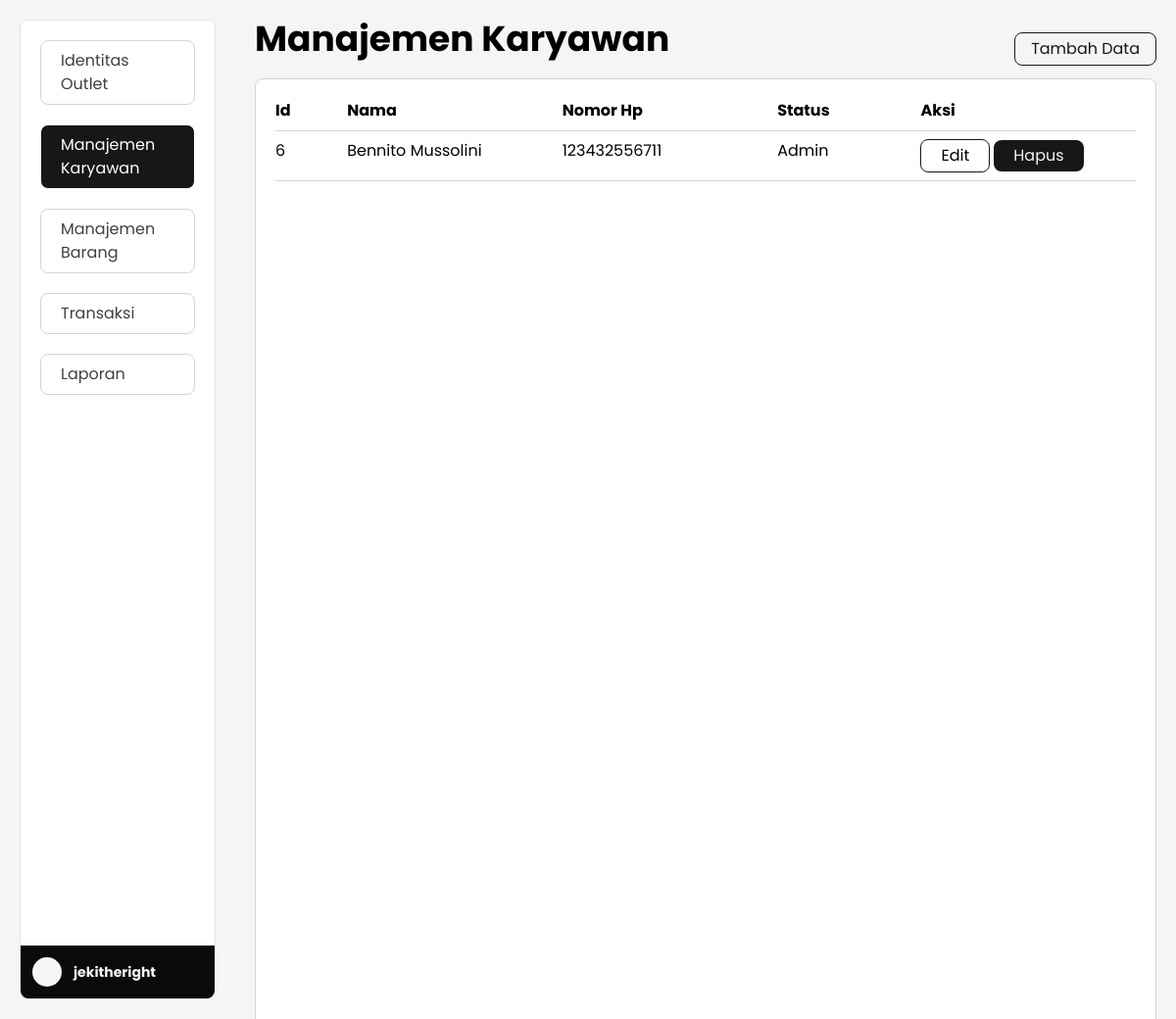
Page /manajemen_karyawan.php (signed in) on the committed database.
### tables this page shows
CREATE TABLE `karyawan` (
  `id` int(11) NOT NULL,
  `nama_karyawan` varchar(255) NOT NULL,
  `nomor_hp` varchar(255) NOT NULL,
  `jabatan` varchar(255) NOT NULL,
  `created_at` date NOT NULL,
  `updated_at` date DEFAULT NULL
);

### config/db.php (called while the page is built, shortened)
<?php
class Db
{
    function getKaryawan($connect)
    {
        try
        {
            $query = "SELECT * FROM karyawan";
            $res = $connect->query($query);
            $data = [];
            while ($row = $res->fetch_assoc())
            {
                $data[] = $row;
            }
            return $data;
        }
        catch (Exception $err)
        {
            return $err;
        }
    }
}
$db = new Db();

### manajemen_karyawan.php (the view, shortened to what this page needs)
<?php
include("./config/connection.php");
include("./config/db.php");
$karyawan = $db->getKaryawan($connect);
?>
<!doctype html>
<html>
<head>
    <link href="./src/output.css" rel="stylesheet">
</head>
<body>
    <div class="w-full h-screen flex bg-neutral-100">
        <div class="w-[20%] h-full p-5">
            <div class="w-full h-full flex rounded-lg flex-col relative gap-5 p-5 bg-white border border-neutral-200">
                <a href="./outlet_identity.php">
                    <h1 class="text-neutral-700 border border-neutral-300 px-5 py-2 rounded-lg hover:bg-neutral-900 hover:text-white transition-all">Identitas Outlet</h1>
                </a>
                <a href="./manajemen_karyawan.php">
                    <h1 class="text-white bg-neutral-900 border borrder-neutral-300 px-5 py-2 rounded-lg transition-all">Manajemen Karyawan</h1>
                </a>
                <a href="./manajemen_barang.php">
                    <h1 class="text-neutral-700 border border-neutral-300 px-5 py-2 rounded-lg hover:bg-neutral-900 hover:text-white transition-all">Manajemen Barang</h1>
                </a>
                <a href="./transaksi_penjualan.php">
                    <h1 class="text-neutral-700 border border-neutral-300 px-5 py-2 rounded-lg hover:bg-neutral-900 hover:text-white transition-all">Transaksi</h1>
                </a>
                <a href="./laporan.php">
                    <h1 class="text-neutral-700 border border-neutral-300 px-5 py-2 rounded-lg hover:bg-neutral-900 hover:text-white transition-all">Laporan</h1>
                </a>
                <a href="./user_profile.php">
                    <div class="px-3 py-3 w-full absolute left-0 bottom-0 rounded-bl-lg rounded-br-lg bg-neutral-950 flex items-center gap-3 cursor-pointer hover:bg-neutral-800">
                        <div class="w-[30px] h-[30px] rounded-full bg-neutral-100"></div>
                        <h1 class="font-bold text-sm text-neutral-100"><?= $_SESSION['username'] ?></h1>
                    </div>
                </a>
            </div>
        </div>
        <div class="w-[80%] h-full p-5  overflow-y-scroll">
            <div class="flex justify-between items-center">
                <h1 class="text-4xl font-bold mb-5">Manajemen Karyawan</h1>
                <?php if ($_SESSION['role'] == "admin"): ?>
                    <a href="./tambah/tambah_karyawan.php">
                        <button class="border border-neutral-900 text-neutral-900 px-4 py-1 hover:bg-neutral-900 hover:text-white hover:cursor-pointer transition-all rounded-lg">Tambah Data</button>
                    </a>
                <?php endif ?>
            </div>
            <div class="w-full h-full bg-white p-5 border border-neutral-300 rounded-lg flex flex-col gap-2">
                <div class="grid grid-cols-12">
                    <h1 class="col-span-1 font-bold">Id</h1>
                    <h1 class="col-span-3 font-bold">Nama</h1>
                    <h1 class="col-span-3 font-bold">Nomor Hp</h1>
                    <h1 class="col-span-2 font-bold">Status</h1>
                    <h1 class="col-span-2 font-bold">Aksi</h1>
                </div>
                <div class="w-full h-[1px] bg-neutral-300"></div>
                <?php if (count($karyawan) > 0): ?>
                    <?php foreach ($karyawan as $value): ?>
                        <div class="grid grid-cols-12">
                            <h1 class="col-span-1"><?= $value["id"] ?></h1>
                            <h1 class="col-span-3"><?= $value["nama_karyawan"] ?></h1>
                            <h1 class="col-span-3"><?= $value["nomor_hp"] ?></h1>
                            <h1 class="col-span-2"><?= $value["jabatan"] ?></h1>
                            <?php if ($_SESSION["role"] == "admin"): ?>
                                <div class="col-span-2 flex items-center gap-1">
                                    <form action="<?= htmlspecialchars($_SERVER["PHP_SELF"]) ?>">
                                        <button class="px-5 py-1 rounded-lg border border-neutral-900 transition-all display-edit hover:text-white hover:bg-neutral-900 hover:cursor-pointer" type="submit" name="edit">Edit</button>
                                    </form>
                                    <form action="./hapus/hapus_karyawan.php" method="post">
                                        <button class="px-5 py-1 rounded-lg bg-neutral-900 text-neutral-100 hover:cursor-pointer hover:bg-neutral-700 transition-all">Hapus</button>
                                    </form>
                                </div>
                            <?php else: ?>
                                <h1>Anda bukan admin</h1>
                            <?php endif ?>
                        </div>
                        <div class="w-full h-[1px] bg-neutral-300"></div>
                    <?php endforeach; ?>
                <?php else: ?>
                    <h1>Tidak ditemukan data karyawan</h1>
                <?php endif; ?>
            </div>
        </div>
</body>
</html>

### rows in the picture
karyawan: id "6", nama_karyawan "Bennito Mussolini", nomor_hp "123432556711", jabatan "Admin"

### other values in the picture
$_SESSION['username'] "jekitheright"
